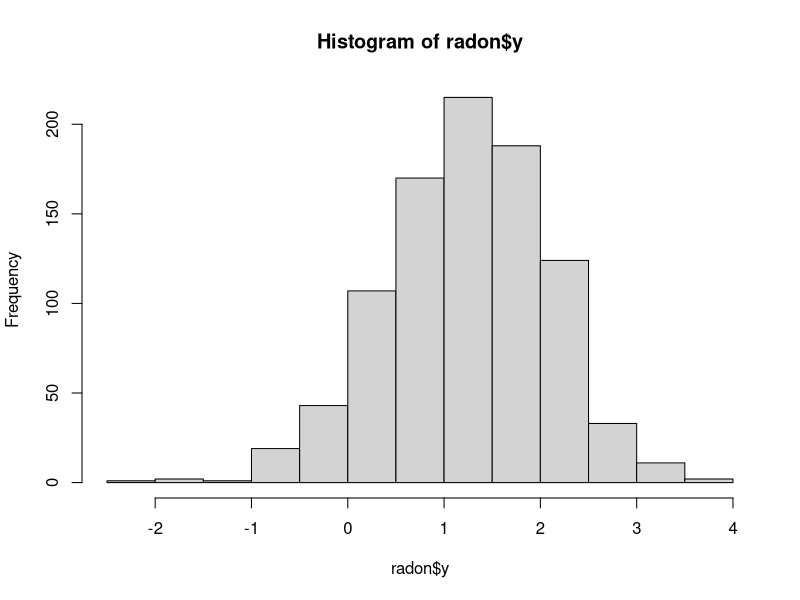
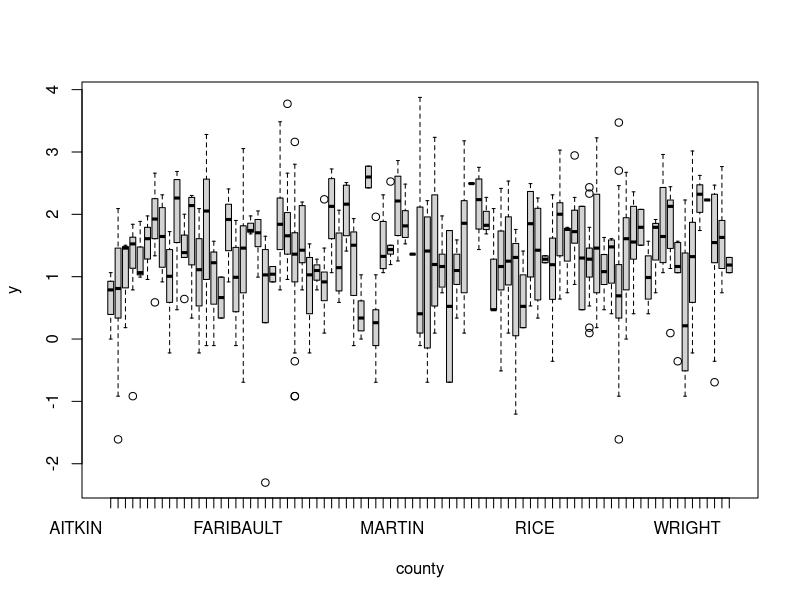
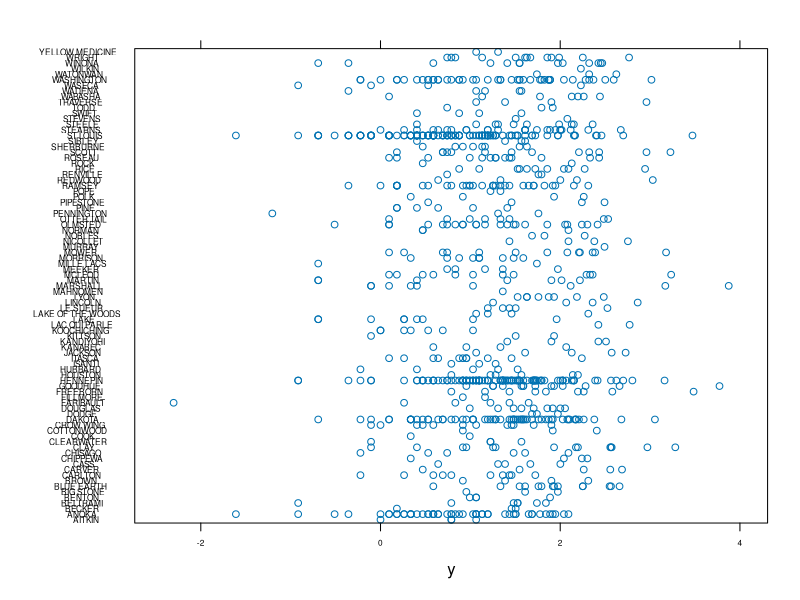

The R script that drew these images, in order: (Note: this script raises an error after producing the figures.)
# Script for Class 5
# PLS 298 F2019
# Andrew Latimer

library(arm) # library associated with Gelman & Hill book 
library(lme4)
library(lattice)
library(dplyr)

### Part 1: Grouping structure in data ####
#          Comparing complete pooling and no-pooling models

# This examples uses the radon data set from Gelman & Hill. This data set contains radon measurements from houses in 85 counties in Minnesota.
# The variables in the data set are: 
# y = log-transformed radon measurement
# x = where the measurement was taken (0 = basement, 1 = ground floor)
# county = county in which house is located

radon <- read.csv("radon.csv")

# A couple things to take a look at the data
hist(radon$y)
boxplot(y~county, radon)
stripplot(county~y, data=radon, scales=list(cex=0.5))
# what does this tell us about where the variation is (within counties? among counties?). What does it reveal about the sample sizes?  

# To look at the distribution of sample sizes for all the counties, we could do this:
hist(tabulate(radon$county), col="ivory1")
# Or this as a more community-ecology oriented display:
plot(rev(sort(tabulate(radon$county))), ylab="Sample size", xlab="County ranked by sample size", pch=16, col="darkgoldenrod2")
# Is the sampling balanced? 

# Let's compare alternative ways to analyze these data:
# a) complete pooling, no grouping variable (just ignore the fact there are groups)

m1 <- lm(y~x, radon)
display(m1)

# We can check out the residuals to see if there's any obvious structure in them:
plot(resid(m1), pch=16, col="cadetblue4")
boxplot(resid(m1)~county, data=radon)
# It's hard to see because there are so many counties, but looks like there is county-related variation in the residuals. So we should take this into account somehow. 

# b) No-pooling model -- with a categorical variable for county.
#     This is not pooling because effects are estimated separately for each county. 

m2 <- lm(y~x+county, radon)
summary(m2)
# This is clearly a better-fitting model. Some of the county basement radon estimates (intercept plus county effect) are large and significant, though most are not.
plot(coef(m2))
# One thing to notice is that some of the biggest estimated county effects are from counties with small sample sizes. County "LAC QUI PARLE" with the largest coefficient has only 2 data points! 
grep("LAC QUI PARLE", radon$county)
# or maybe more usefully: 
sort(table(radon$county))
# So the county effects, though they might come out as statistically significant, aren't very confidence inspiring. Gelman and Hill comment that they are effectively overfitted. 

# One illustration of this is to compare effect sizes to sample sizes. Would you expect estimated effect sizes to be related to sample size? How and why? 
samplesize <- tabulate(radon$county)
m2.coef <- coef(m2)
m2.coef
effectsize <- c(0, m2.coef[3:86]) + m2.coef[1] # extract the effect sizes for the levels of categorical variable "county", tacking on a 0 because (in lm and lmer) the first county is by default used as the base level against which the other levels are contrasted. 
plot(samplesize, effectsize)
# This kind of plot is sometimes called a "funnel plot" because of the shape. In general, unusually large effect sizes tend to be associated with small sample sizes. This has caused problems for many fields in which sample sizes tend to be small, including notoriously psychology, but also ecology.


# c) Random effects model as a compromise between pooling and no-pooling estimates. 
m3 <- lmer(y~x+(1|county), data=radon)

# compare the effects for county in this model
ranefsize <- coef(m3)$county$`(Intercept)` # extract the coefficient values from the fitted mixed-effects model object
plot(effectsize, ylim=c(0, 3), pch=16, col="darkgray") # plot the coefficients for county from the fixed-effects model (the no-pooling model above) 
points(ranefsize, pch=16, col="orange")
abline(fixef(m3)[1], 0, lty=2) # add a line at the overall mean radon level
# What is the pattern here, when you compare the gray to the orange points? 

# Does the degree of "shrinkage" depend on sample size? 
effect.diff <- abs(effectsize-ranefsize)
plot(samplesize, effect.diff, ylab="amount of shrinkage", xlab="sample size", pch=16, col="slateblue")
# What does this plot show?




##### Part 2: Using random effects to account for grouping/nonindependence in data ####

char = read.table("charheightdatav2.txt", header=T)

# In this data set there are measurements of char heights measured on tree trunks after fire. The data are all from the same fire, but were collected at plots grouped into transects.In other words, the individual plots weren't placed at random around the fire. The locations of the transects was randomized.
# The variables are: 
# CharHt = Char height in meters, an indicator of fire intensity
# Transect = categorical transect ID
# Steepness = steepness of the slope of the terrain at each plot, centered and scaled
# Treated = whether the forest had been thinned before it burned (we can ignore this for now)

# For this example, let's look just at a single fire: 
char <- filter(char, Fire == 1) 

# Is there a relationship betwen char height and slope steepness? 
plot(CharHt~Steepness, char)
xyplot(CharHt~Steepness|Transect, char)

# If you fit a model without including information about Transects, do you see obvious structure in the residuals? 

# What random effects structure would you use to model the relationship between steepness and char height?

# Does adding random effects to account for grouping in the data change the estimate of the effect of steepness? How many standard errors the steepness parameter is away from 0? 

# How much of the variation in individual char height measurements 
#   corresponds to differences among transects, versus within transects?
#   See G&H page 258.
